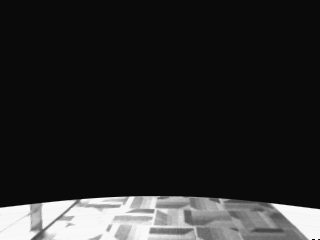
//> input picture 0315_corridor/left/im00000_imgl.bmp, 320 x 240 px
$ ./merge_images ../0315_corridor/left/ 3   (built with g++ and OpenCV 4, older OpenCV classes emulated)
//> lines starting //> are read from the running program, lines starting //| are printed output that depends on the picture; pictures that were not available may be replaced by others from this repository, and a replacement may not be noted
#include <cv.h>
#include <highgui.h>

#include <stdio.h>
#include <iostream>

// for directory and file reading
#include <unistd.h>
#include <dirent.h>

int main(int argc, char** argv)
{

    if (argc == 1)
    {
        std::cout << "./images_merger <DIR> <key_delay>" << std::endl;
        return 0;
    }

    std::string Data_DIR = argv[1]; // "../0315_roof/";

    int key_delay = 30;

    if (argc == 3)
        key_delay = atoi(argv[2]);

//  std::cout << key_delay << std::endl;

    std::string LDIR = Data_DIR + "left";
    std::string RDIR = Data_DIR + "right";
    std::string DDIR = Data_DIR + "disp";

    int trj_size = 0;
    struct dirent *pDirent;
    DIR *pDir;

    pDir = opendir(LDIR.c_str());
    if (pDir != NULL)
    {
        while ((pDirent = readdir(pDir)) != NULL)
        {
            if (!strcmp(pDirent->d_name, ".") || !strcmp(pDirent->d_name, ".."))
                continue;    /* skip self and parent */

            trj_size++;
        }
    }
    closedir (pDir);

    cv::Mat imgl;
    cv::Mat imgr;
    cv::Mat imgd;

    std::string L_FILE; // left file name
    std::string R_FILE; // right file name
    std::string D_FILE; // disparity file name

    for (int index = 0; index < trj_size; index ++)
    {

        std::stringstream s_prefix; // tmp string to hold prefix
        s_prefix << std::setfill('0') << std::setw(5) << index;

        L_FILE = LDIR + "/im" + s_prefix.str() + "_imgl.bmp";
        R_FILE = RDIR + "/im" + s_prefix.str() + "_imgr.bmp";
        D_FILE = DDIR + "/im" + s_prefix.str() + "_disp.bmp";

        imgl = cv::imread(L_FILE, CV_LOAD_IMAGE_GRAYSCALE);
//> imgl is the input picture: 240 rows x 320 cols, CV_8UC1; min 0, max 255, mean 39.3
        if (imgl.empty())
        {
            std::cout << "Fail to load left image " << index << std::endl;
            return 0;
        }

        imgr = cv::imread(R_FILE, CV_LOAD_IMAGE_GRAYSCALE);
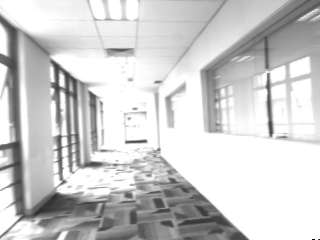
//> input picture 0315_corridor/left/im00002_imgl.bmp, 320 x 240 px, given in place of im00000_imgr.bmp, which was not available
//> imgr is the input picture: 240 rows x 320 cols, CV_8UC1; min 0, max 255, mean 205
        if (imgr.empty())
        {
            std::cout << "Fail to load right image " << index << std::endl;
            return 0;
        }

        imgd = cv::imread(D_FILE, CV_LOAD_IMAGE_GRAYSCALE);
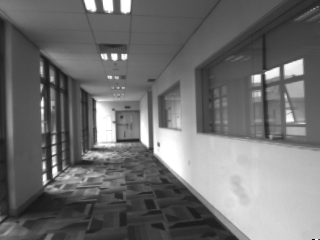
//> input picture 0315_corridor/left/im00004_imgl.bmp, 320 x 240 px, given in place of im00000_disp.bmp, which was not available
//> imgd is the input picture: 240 rows x 320 cols, CV_8UC1; min 0, max 255, mean 110.5
        if (imgd.empty())
        {
            std::cout << "Fail to load disparity image " << index << std::endl;
            return 0;
        }

        // StereoBM
        cv::Mat disp, disp8;

        cv::StereoBM sbm;
        sbm.state->SADWindowSize = 9;
        sbm.state->numberOfDisparities = 64;
        sbm.state->preFilterSize = 9;
        sbm.state->preFilterCap = 31;
        sbm.state->minDisparity = 0;
        sbm.state->textureThreshold = 10;
        sbm.state->uniquenessRatio = 30;
        sbm.state->speckleWindowSize = 100;
        sbm.state->speckleRange = 2;
        sbm.state->disp12MaxDiff = -1;

        sbm(imgl, imgr, disp);
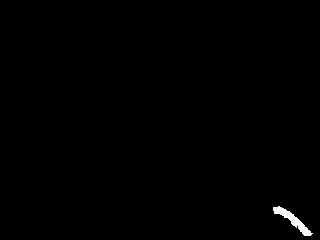
//> disp: 240 rows x 320 cols, CV_16SC1; min -16, max 967, mean -11.8; drawn with min black and max white
        cv::normalize(disp, disp8, 0, 255, CV_MINMAX, CV_8U);

        int width;
        int height;

        height = imgl.rows;
//> height = 240
        width = imgl.cols;
//> width = 320

        cv::Mat m_img(3*height+20, 2*width+10, CV_8UC1, 255); // merged image

        cv::Rect roi = cv::Rect(0, 0, width, height);
//> roi = Rect(0, 0, 320, 240)
        imgl.copyTo(m_img(roi));
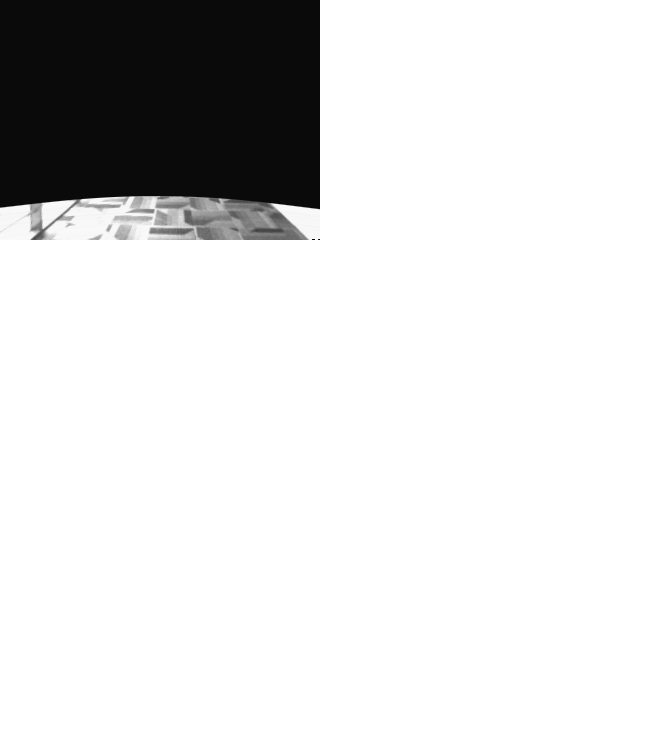
//> m_img: 740 rows x 650 cols, CV_8UC1; min 0, max 255, mean 220.6

        roi = cv::Rect(0, height+10, width, height);
//> roi = Rect(0, 250, 320, 240)
        imgd.copyTo(m_img(roi));

        roi = cv::Rect(0, 2*height+20, width, height);
//> roi = Rect(0, 500, 320, 240)
        imgr.copyTo(m_img(roi));

        roi = cv::Rect(width+10, height+10, width, height);
//> roi = Rect(330, 250, 320, 240)
        disp8.copyTo(m_img(roi));
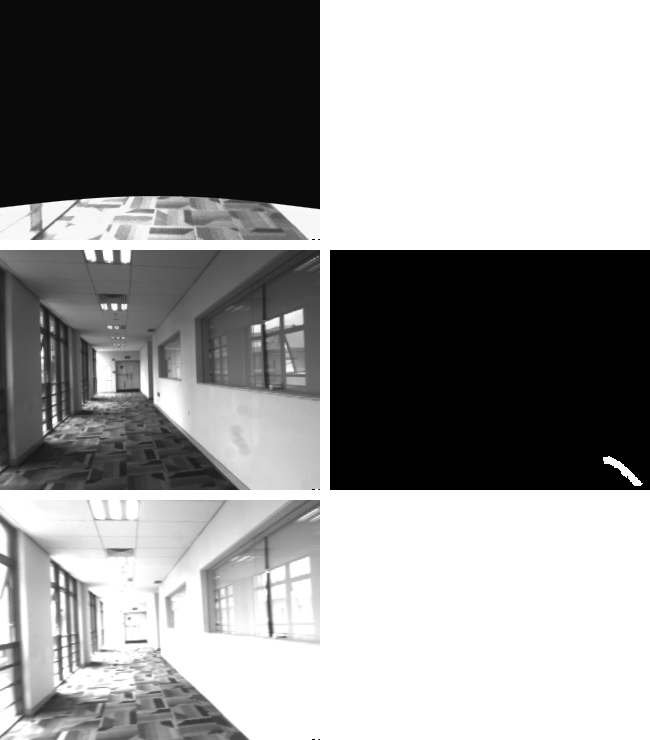
//> m_img: 740 rows x 650 cols, CV_8UC1; min 0, max 255, mean 149


#if 0
        for (int i = 5; i < width; i+=20)
            cv::line(m_img, cv::Point(i, 0), cv::Point(i, 3*height+20), CV_RGB(0, 0, 0), 0.1, 4); // not able to print color since the image is gray scale
#endif

        cv::imshow("Left|Disparity|Right Image", m_img);
        cv::moveWindow("Left|Disparity|Right Image", 100, 100);

         switch (cv::waitKey(key_delay)) // give a positive number to make it auto
        {
        case 27: // capture 'Esc'
            return 0;
        case 'q':
            return 0;
        case 'k':
            index-=2;
        }

    }
//> pass 2 of the loop `for (int index = 0; index < trj_size; index ++)`:
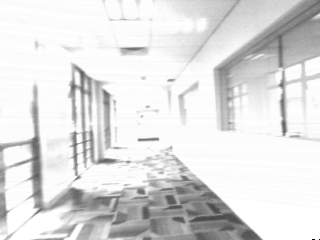
//> input picture 0315_corridor/left/im00001_imgl.bmp, 320 x 240 px
//> imgl is the input picture: 240 rows x 320 cols, CV_8UC1; min 0, max 255, mean 223.6
//> `sbm(imgl, imgr, disp);`:
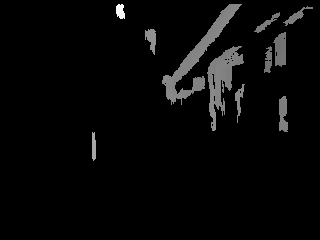
//> disp: 240 rows x 320 cols, CV_16SC1; min -16, max 598, mean 2.6; drawn with min black and max white
//> `disp8.copyTo(m_img(roi));`:
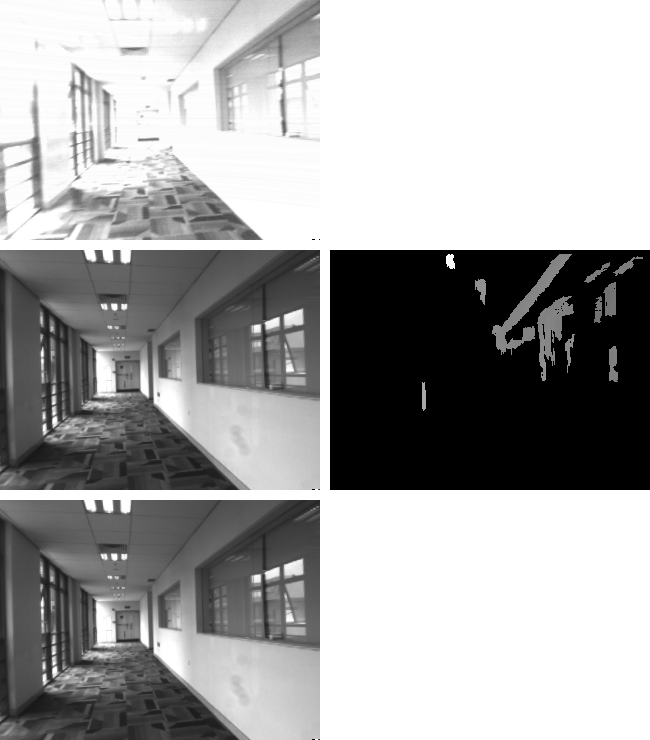
//> m_img: 740 rows x 650 cols, CV_8UC1; min 0, max 255, mean 164.4
//> (the program exits here)
